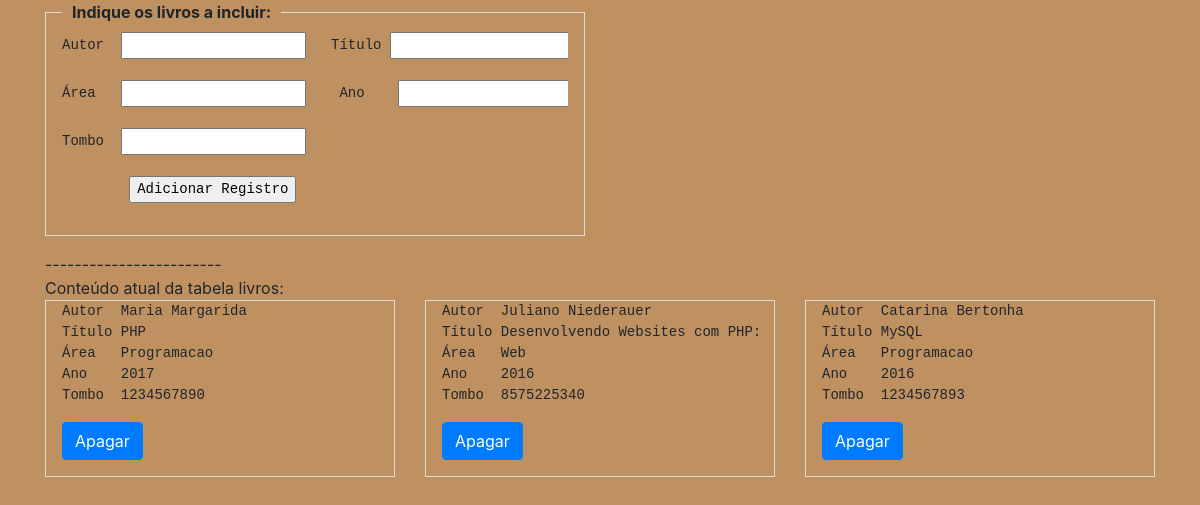
/fazTudo.php, run on the app's committed database.
### tables this page shows
CREATE TABLE `livros` (
  `autor` varchar(20) DEFAULT NULL,
  `titulo` varchar(40) DEFAULT NULL,
  `area` varchar(16) DEFAULT NULL,
  `ano` smallint(6) DEFAULT NULL,
  `tombo` char(10) DEFAULT NULL
);

### fazTudo.php (the view, shortened to what this page needs)
<?php
require_once 'senhas_admin.php';
$conexão = new mysqli($servidor, $usuario, $senha, $bd);
$tab="livros";
$arq = "fazTudo.php";
require 'head.php';
echo <<<_FORM
<div class="row">
		<div class="col-md-6">
		<fieldset class="scheduler-border">
            <legend class="scheduler-border">Indique os livros a incluir:</legend>
		<form action="$arq" method="post">
<pre>
Autor  <input type="text" name="autor">   Título <input type="text" name="titulo">
Área   <input type="text" name="area">    Ano    <input type="text" name="ano">
Tombo  <input type="text" name="tombo">
	<form name = "adicionar" action="$arq" method="post">
	<input type="submit" value="Adicionar Registro">
</pre></form></fieldset>
		</div>
		<div class="col-md-6">
		</div>
	</div>
_FORM;
$query= "SELECT * FROM $tab";
$resultado = $conexão->query($query);
$linhas = $resultado->num_rows;
echo "        ------------------------";
echo "<br>";
echo "Conteúdo atual da tabela livros:";
echo "<br>";
		echo '<div class="row">';
for ($j = 0 ; $j < $linhas ; ++$j)
	{
	$resultado->data_seek($j);
	$linha = $resultado->fetch_array(MYSQLI_NUM);
	echo <<<_END
<div class="col-md-4">
	<fieldset class="scheduler-border">
<pre>
Autor  $linha[0]
Título $linha[1]
Área   $linha[2]
Ano    $linha[3]
Tombo  $linha[4]
</pre>
	<form action="$arq" method="post">
	<input type="hidden" name="apagar" value="yes">
	<input type="hidden" name="tombo" value="$linha[4]">
	<button type="submit" name="button" class="btn btn-primary">Apagar</button>
	</form>
	</fieldset>
</div>
_END;
if((($j+1)%3)==0)
{
    echo <<<_DIV
	</div>
		<div class="row">
	_DIV;
}
}
        echo '</div>';
?>
<?php
	echo '</div>';
?>

### head.php
<?php
echo <<<_HEAD
<!DOCTYPE html>
<html lang="pt-br">
<head>
	<title>Livraria para Programação WEB</title>
	<link rel="stylesheet" href="./css/bootstrap.min.css">
	<link rel="stylesheet" href="./css/bootstrap-icons.css">
	<link rel="stylesheet" href="./css/css.css">
</head>
<body>
	<div class="container">
_HEAD;
?>

### css/css.css (style rules this page uses)
body, html { margin: 0; padding: 0; height: 100%; background: #bf9161 !important; }
fieldset.scheduler-border { border: 1px groove #ddd !important; padding: 0 1em 1em 1em !important; margin: 0 0 1em 0 !important; -webkit-box-shadow: 0px 0px 0px 0px #000; box-shadow: 0px 0px 0px 0px #000; }
legend.scheduler-border { font-size: 1em !important; font-weight: bold !important; text-align: left !important; width: auto; padding: 0 10px; border-bottom: none; }

### data on the page
livros: autor "Maria Margarida", titulo "PHP", area "Programacao", ano "2017", tombo "1234567890"
livros: autor "Juliano Niederauer", titulo "Desenvolvendo Websites com…", area "Web", ano "2016", tombo "8575225340"
livros: autor "Catarina Bertonha", titulo "MySQL", area "Programacao", ano "2016", tombo "1234567893"
